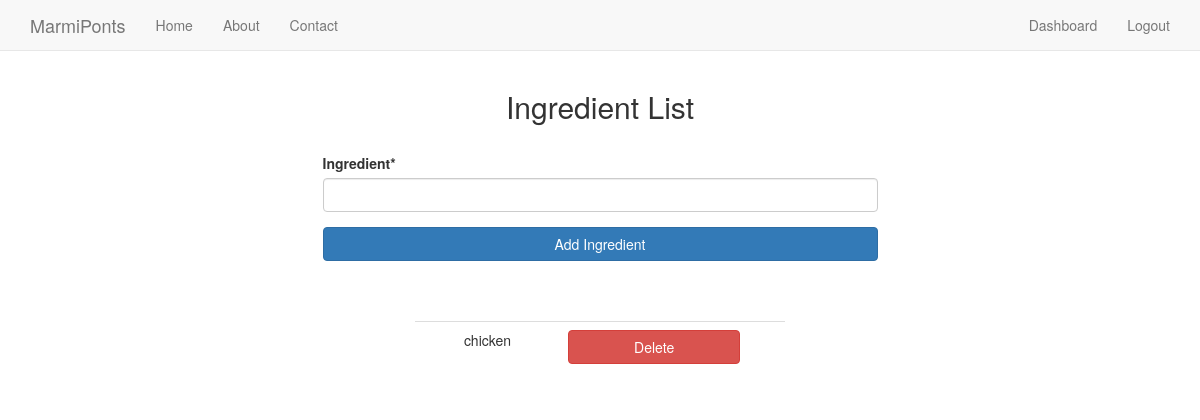
The page /ingredients/ (signed in) on the database as committed earlier.
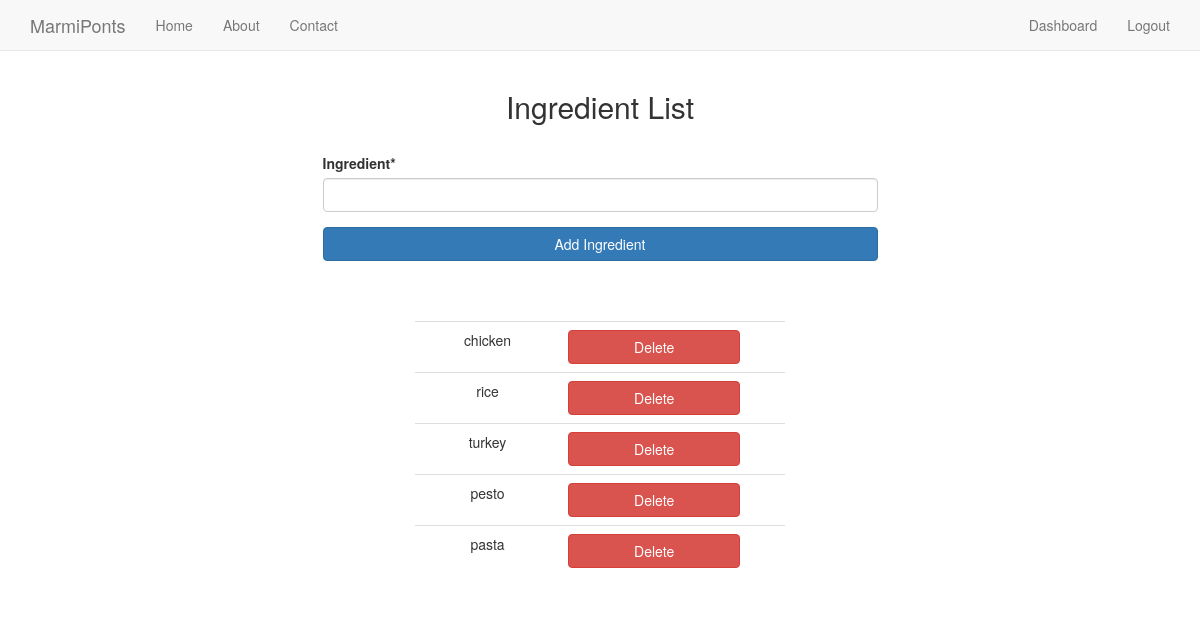
The same page on the database as committed later.
### Core/models.py (models this page shows, shortened)
class Ingredient(models.Model):
	user = models.ForeignKey(User)
	ingredient = models.CharField(max_length=20, null=False, blank=False)

### Core/views.py (the view)
# urls.py: url(r'^ingredients/$','Core.views.ingredients', name='ingredients'),
@login_required
def ingredients(request):
	Ingredient_list = Ingredient.objects.filter(user=request.user)
	text_limit = ""
	if request.POST.get('add_ingr'):
			form = IngredientField(request.POST, instance=Ingredient(user=request.user))
			if form.is_valid():
				ingredient = form.cleaned_data['ingredient']
				form.save()
			form=IngredientField()
	else:
		form=IngredientField()
	len_ingr = len(Ingredient_list)
	if len_ingr>9:
		form.fields['ingredient'].widget.attrs['readonly'] = True
		text_limit= "You can only have 10 ingredients"
	context={"form": form,
	"text_limit": text_limit,
	"len_ingr": len_ingr
	}
	if len_ingr>0:
		context["ingred_list"] = Ingredient_list
		if request.POST.get('delete0'):
			Ingredient_list[0].delete()
			len_ingr-=1
	if len_ingr>1:
		if request.POST.get('delete1'):
			Ingredient_list[1].delete()
			len_ingr-=1
	if len_ingr>2:
		if request.POST.get('delete2'):
			Ingredient_list[2].delete()
			len_ingr-=1
	if len_ingr>3:
		if request.POST.get('delete3'):
			Ingredient_list[3].delete()
			len_ingr-=1
	if len_ingr>4:
		if request.POST.get('delete4'):
			Ingredient_list[4].delete()
			len_ingr-=1
	if len_ingr>5:
		if request.POST.get('delete5'):
			Ingredient_list[5].delete()
			len_ingr-=1
	if len_ingr>6:
		if request.POST.get('delete6'):
			Ingredient_list[6].delete()
			len_ingr-=1
	if len_ingr>7:
		if request.POST.get('delete7'):
			Ingredient_list[7].delete()
			len_ingr-=1
	if len_ingr>8:
		if request.POST.get('delete8'):
			Ingredient_list[8].delete()
			len_ingr-=1
	if len_ingr>9:
		if request.POST.get('delete9'):
			Ingredient_list[9].delete()
			len_ingr-=1
	context['len_ingr']= len_ingr
	Ingredient_list = Ingredient.objects.filter(user=request.user)
	context["ingred_list"] = Ingredient_list
	return render(request, "ingredients.html",context)

### Core/forms.py
class IngredientField(forms.ModelForm):
	class Meta:
		model= Ingredient
		exclude = ('user',)

### templates/ingredients.html (shortened to what this page needs)
{% extends "base.html" %}
{% load crispy_forms_tags %}
{% block content %}
		<form action="" method="post">
			<div class='row'>
				<div class='col-sm-6 col-sm-offset-3'>
					<h2 class='text-align-center'> Ingredient List </h2>
			<br>
		    {{ form|crispy}}
		    <input class= 'btn btn-primary btn-block' type="submit" value="Add Ingredient" name="add_ingr" />
		    </div>
		</form>
{% if ingred_list %}
		<div class='row'>
			<div class='col-sm-4 col-sm-offset-4'>
					<table class='table'>
						<br /> <p class='lead text-align-center'>{{text_limit}}</p><br />
							{%if len_ingr > 0 %}<tr><td class='text-align-center'>{{ingred_list.0.ingredient}}</td><td class='text-align-center'> <input class= 'btn btn-danger btn-block' type="submit" value="Delete" name='delete0' /><td></tr>
							{%if len_ingr > 1 %}<tr><td class='text-align-center'>{{ingred_list.1.ingredient}}</td><td class='text-align-center'> <input class= 'btn btn-danger btn-block' type="submit" value="Delete" name='delete1' /><td></tr>
							{%if len_ingr > 2 %}<tr><td class='text-align-center'>{{ingred_list.2.ingredient}}</td><td class='text-align-center'> <input class= 'btn btn-danger btn-block' type="submit" value="Delete" name='delete2' /><td></tr>
							{%if len_ingr > 3 %}<tr><td class='text-align-center'>{{ingred_list.3.ingredient}}</td><td class='text-align-center'> <input class= 'btn btn-danger btn-block' type="submit" value="Delete" name='delete3' /><td></tr>
							{%if len_ingr > 4 %}<tr><td class='text-align-center'>{{ingred_list.4.ingredient}}</td><td class='text-align-center'> <input class= 'btn btn-danger btn-block' type="submit" value="Delete" name='delete4' /><td></tr>
							{%endif%}
							{%endif%}
							{%endif%}
							{%endif%}
							{%endif%}
					</table>
			</div>
		</div>
{% endif %}
{% endblock %}

Rows that differ between the two databases and show on the page:
added Ingredient: ingredient "rice"
added Ingredient: ingredient "turkey"
added Ingredient: ingredient "pesto"
added Ingredient: ingredient "pasta"
Other text that changed with them:
form field delete1: (not shown) → "Delete"
form field delete2: (not shown) → "Delete"
form field delete3: (not shown) → "Delete"
form field delete4: (not shown) → "Delete"
